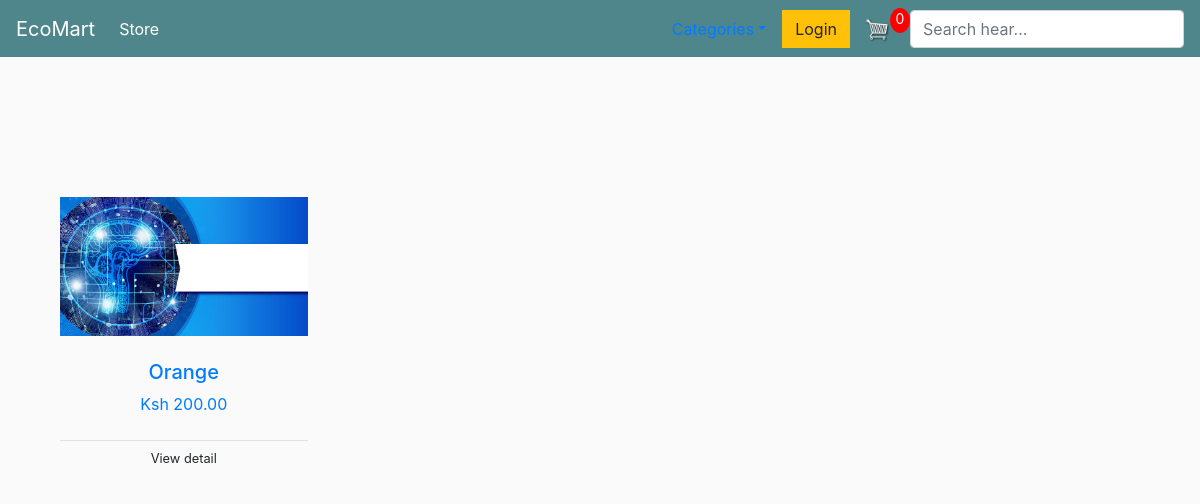
/category/Fruit, run on an earlier commit of the app's database.
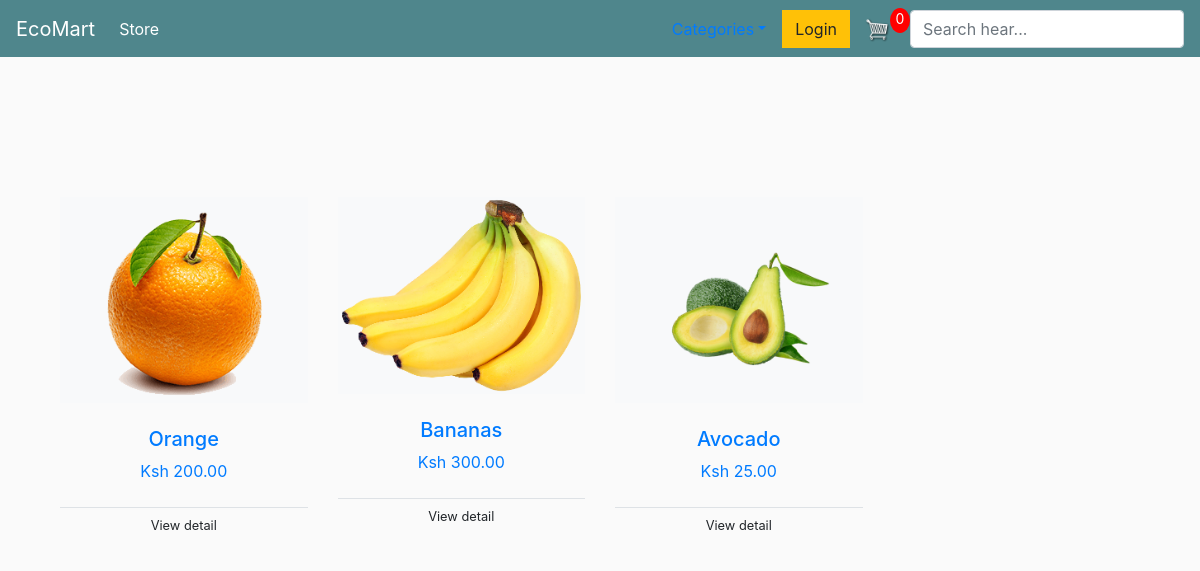
And on a later commit of the database.
### store/models.py (models this page shows, shortened)
class Product(models.Model):
    name = models.CharField(max_length=200,null=True)
    category = models.ForeignKey(Category,related_name='products',on_delete=models.CASCADE)
    price = models.DecimalField(max_digits=7, decimal_places=2)
    digital = models.BooleanField(default=False,null=True, blank=False)
    image = models.ImageField(null=True,blank=True)
    @property
    def imageURL(self):
        try:
            url = self.image.url
        except:
            url = ''
        return url

### store/views.py (the view)
# urls.py: path("category/<str:name>", views.category, name="category"),
def category(request, name):
    data = cartData(request)
    cartItems = data['cartItems']
    try:
        category = Category.objects.get(name=name)
        cat_products = Product.objects.filter(category=category)
        return  render(request, "store/category.html", {'cat_products':cat_products, 'category':category,'cartItems':cartItems})
    except:
        messages.warning(request, "That category doesn't exist")
        return  redirect('store')

### store/utils.py (called while the page is built, shortened)
def cookieCart(request):
    try:
        cart = json.loads(request.COOKIES['cart'])
    except:
        cart ={}
    print('Cart',cart)
    items = []
    order={'get_cart_total':0,'get_cart_items':0,'shipping':False}
    cartItems = order['get_cart_items']
    return {'cartItems': cartItems, 'order':order,'items':items}

def cartData(request):
    if request.user.is_authenticated:
        customer = request.user.customer
        order, created = Order.objects.get_or_create(customer=customer,complete=False)
        items = order.orderitem_set.all()
        cartItems = order.get_cart_items
    else:
        cookieData = cookieCart(request)
        cartItems = cookieData['cartItems']
        order = cookieData['order']
        items = cookieData['items']
    return {'cartItems': cartItems, 'order':order,'items':items}

### Templates/store/category.html (shortened to what this page needs)
{% extends 'store/main.html' %}
{% load static %}
{% block content %}
    <div class="container-xxl py-5">
        <div class="container">
            <div class="row g-0 gx-5 align-items-end">
                <div class="col-lg-6">
                </div>
            </div>
            <div class="tab-content">
                <div id="tab-1" class="tab-pane fade show p-0 active">
                    <div class="row g-4">
                        {% for c in cat_products %}
                         <div class="col-xl-3 col-lg-4 col-md-6 wow fadeInUp" data-wow-delay="0.3s">
                            <div class="product-item">
                                <div class="position-relative bg-light overflow-hidden">
                                    <img class="img-fluid w-100" src="{{ c.imageURL}}" alt="">
                                </div>
                                <div class="text-center p-4">
                                    <a class="d-block h5 mb-2" href="">{{ c.name }}</a>
                                    <span class="text-primary me-1">Ksh {{ c.price }}</span>
                                </div>
                                <div class="d-flex border-top">
                                    <small class="w-100 text-center  py-2">
                                        <a class="text-body" href="">View detail</a>
                                    </small>
                                </div>
                            </div>
                        </div>
                        {% endfor %}
                </div>
            </div>
        </div>
    </div>
{% endblock content %}

What changed in the data, as far as the page shows it:
changed Product "Orange": imageURL: a different picture
added Product: imageURL (picture), name "Bananas", price "300.00"
added Product: imageURL (picture), name "Avocado", price "25.00"
